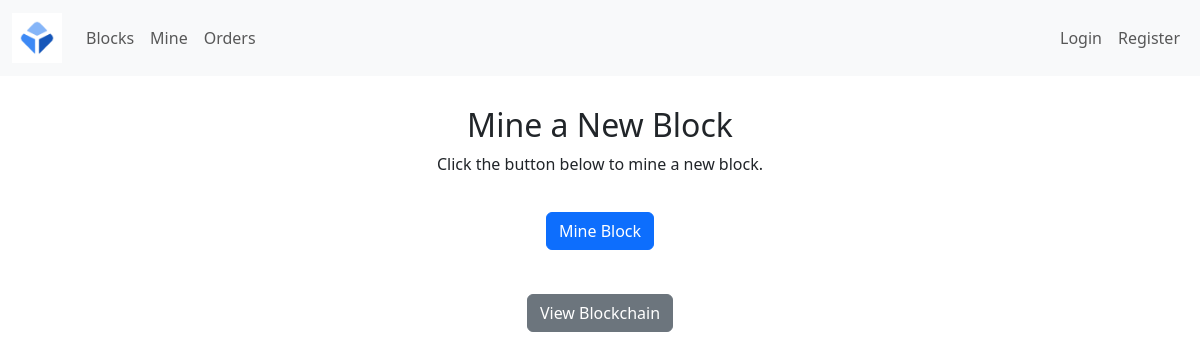
Before: /mine/ with the older database file.
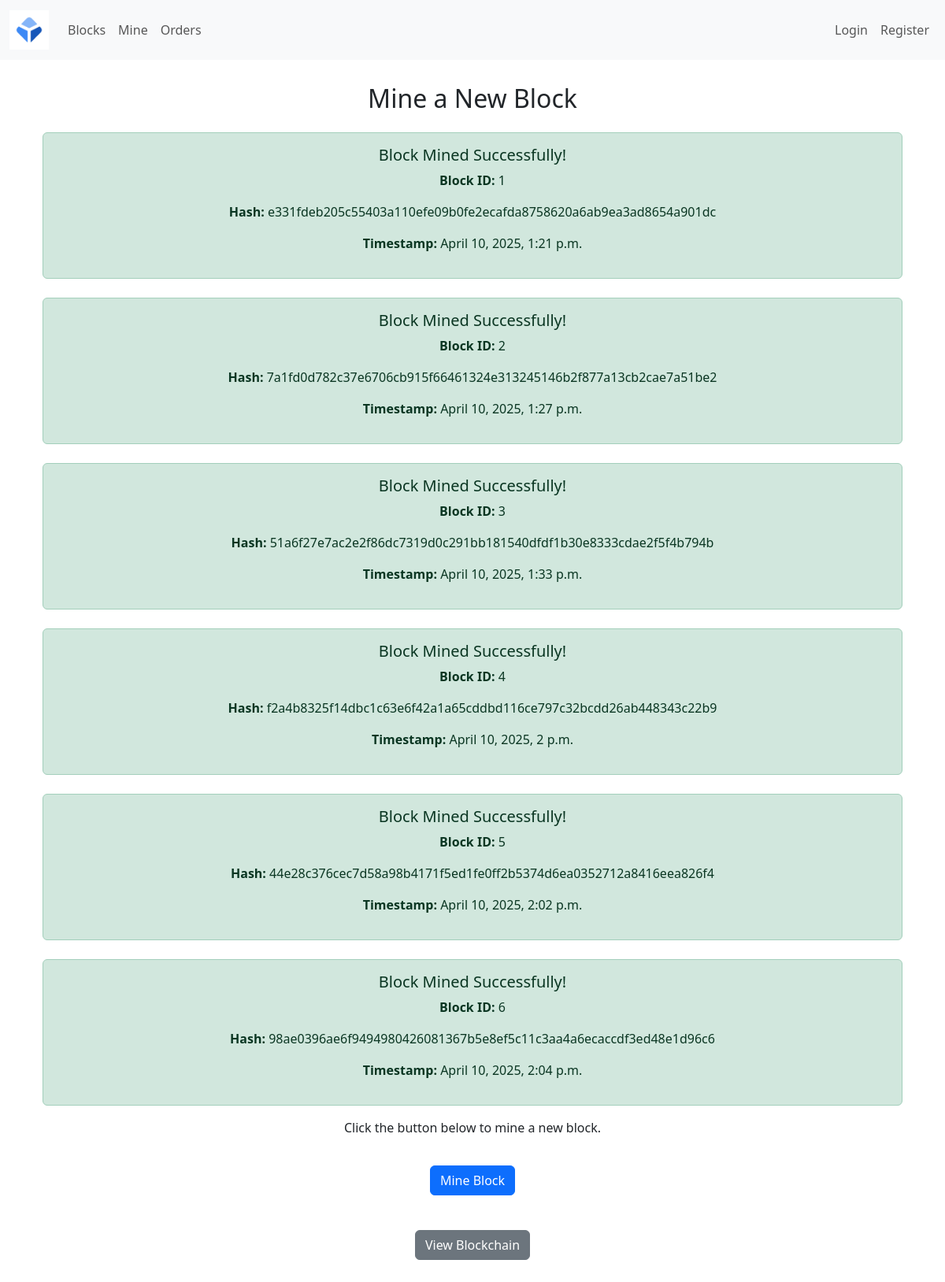
After: the same page with the newer database file.
### blockchain/models.py (models this page shows, shortened)
class CreateMine(models.Model):
    block = models.OneToOneField (Block, on_delete= models.CASCADE)
    timestamp = models.DateTimeField(auto_now_add=True)
    previous_hash = models.CharField(max_length=64, blank=True, null=True)
    data = models.TextField()
    hash = models.CharField(max_length=64, unique=True, blank=True)

class Block(models.Model):
    timestamp = models.DateTimeField(default=datetime.utcnow)
    data = models.TextField()
    previous_hash = models.CharField(max_length=64)
    hash = models.CharField(max_length=64)
    objects = None

### blockchain/views.py (the view)
# urls.py: path('mine/', mine, name='mine'),
def mine (request):
    mines = CreateMine.objects.all()
    return render(request, 'blockchain/mine.html', context = {'mines': mines})

### blockchain/templates/blockchain/mine.html (shortened to what this page needs)
{% extends 'blockchain/base.html' %}
{% block content %}
<div class="container">
    <h2 class="text-center">Mine a New Block</h2>
    {% for mine in mines %}
        <div class="alert alert-success text-center mt-4">
            <h5>Block Mined Successfully!</h5>
            <p><strong>Block ID:</strong> {{ mine.block.id }}</p>
            <p><strong>Hash:</strong> {{ mine.block.hash }}</p>
            <p><strong>Timestamp:</strong> {{ mine.block.timestamp }}</p>
        </div>
    {% endfor %}
    <p class="text-center">Click the button below to mine a new block.</p>
    <form action="{% url 'create_mine' %}" method="post" class="text-center">
        <button type="submit" class="btn btn-primary">Mine Block</button>
    </form>
    <div class="text-center mt-4">
        <a href="{% url 'view_chain' %}" class="btn btn-secondary">View Blockchain</a>
    </div>
</div>
{% endblock %}

### blockchain/templates/blockchain/base.html (shortened to what this page needs)
<!doctype html>
{% load static %}
<html lang="en">
  <head>
    <link rel="stylesheet" href="{% static 'blockchain/css/styles.css' %}" />
    <link
      href="https://cdn.jsdelivr.net/npm/bootstrap@5.3.3/dist/css/bootstrap.min.css"
      rel="stylesheet"
    />
  </head>
  <body class="container-fluid d-flex flex-column h-100 p-0">
    <nav class="navbar navbar-expand-lg bg-body-tertiary" data-bs-theme="light">
      <div class="container-fluid">
        <a class="navbar-brand" href="{% url 'index' %}">
          <img src="{% static 'blockchain/images/logo.png' %}" alt="Blockchain Logo" width="50" height="50" />
        </a>
        <div class="collapse navbar-collapse" id="navbarNav">
          <ul class="navbar-nav w-100">
            <li class="nav-item">
              <a class="nav-link" href="{% url 'blocks' %}">Blocks</a>
            </li>
            <li class="nav-item">
              <a class="nav-link" href="{% url 'mine' %}">Mine</a>
            </li>
            <li class="nav-item">
              <a class="nav-link" href="{% url 'orders' %}">Orders</a>
            </li>
            {% if user.is_authenticated %}
              <li class="ms-auto nav-item">
                <form method="post" action="{% url 'logout' %}" style="display: inline; padding: 0;">
                  {% csrf_token %}
                  <button type="submit" class="nav-link btn btn-link" style="border: none; background: none;">Logout</button>
                </form>
              </li>
            {% else %}
              <li class="ms-auto nav-item">
                <a class="nav-link" href="{% url 'login' %}">Login</a>
              </li>
              <li class="nav-item">
                <a class="nav-link" href="{% url 'register' %}">Register</a>
              </li>
            {% endif %}
          </ul>
        </div>
      </div>
    </nav>
    <div class="container main-content" style="padding-top: 30px">
      {% block content %}
      {% endblock content %}
    </div>
    <div class="container mt-auto py-4">
    </div>
  </body>
</html>

### blockchain/static/blockchain/css/styles.css (style rules this page uses)
body { background-color: #f8f9fa; font-family: Arial, sans-serif; }
h2 { color: #333; text-align: center; }
form { padding: 20px; }
button { background-color: #007bff; color: white; border: none; padding: 10px 15px; border-radius: 5px; cursor: pointer; }
html, body { height: 100%; }

Changed rows visible on the page:
added CreateMine: block.id "1", block.hash "e331fdeb205c55403a110efe09b0fe2ecafda8758620a6ab9ea3ad8654a901dc", block.timestamp "April 10, 2025, 1:21 p.m."
added CreateMine: block.id "2", block.hash "7a1fd0d782c37e6706cb915f66461324e313245146b2f877a13cb2cae7a51be2", block.timestamp "April 10, 2025, 1:27 p.m."
added CreateMine: block.id "3", block.hash "51a6f27e7ac2e2f86dc7319d0c291bb181540dfdf1b30e8333cdae2f5f4b794b", block.timestamp "April 10, 2025, 1:33 p.m."
added CreateMine: block.id "4", block.hash "f2a4b8325f14dbc1c63e6f42a1a65cddbd116ce797c32bcdd26ab448343c22b9", block.timestamp "April 10, 2025, 2 p.m."
added CreateMine: block.id "5", block.hash "44e28c376cec7d58a98b4171f5ed1fe0ff2b5374d6ea0352712a8416eea826f4", block.timestamp "April 10, 2025, 2:02 p.m."
added CreateMine: block.id "6", block.hash "98ae0396ae6f9494980426081367b5e8ef5c11c3aa4a6ecaccdf3ed48e1d96c6", block.timestamp "April 10, 2025, 2:04 p.m."
